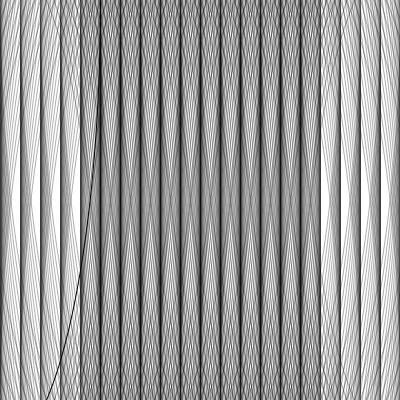
Frame 1 (no input)
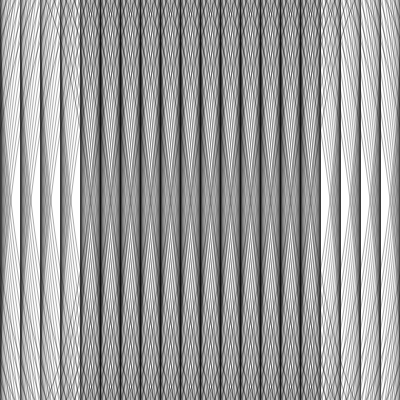
Frame 60 (the mouse pressed at the canvas centre just before this capture)
Frame 120 (the mouse held since frame 60 and released just before this capture): identical to frame 60, image omitted

The Processing sketch that drew these frames (run headless with seeded random() and noise(); from frame 60 on, the mouse is pressed at the canvas centre):

// Processing sketch: processing_28403
// ── processing_28403.pde


void setup(){
  size(400, 400);
  smooth();
}

void draw(){
  background(255);
  
  for(int y = 0; y <= height; y = y + 20 ){
    for(int x = 0; x <= width; x = x + 20){
      ellipse (x, y, 200, 900);
      noFill();
      stroke(0, 80);
  }
  }
}
